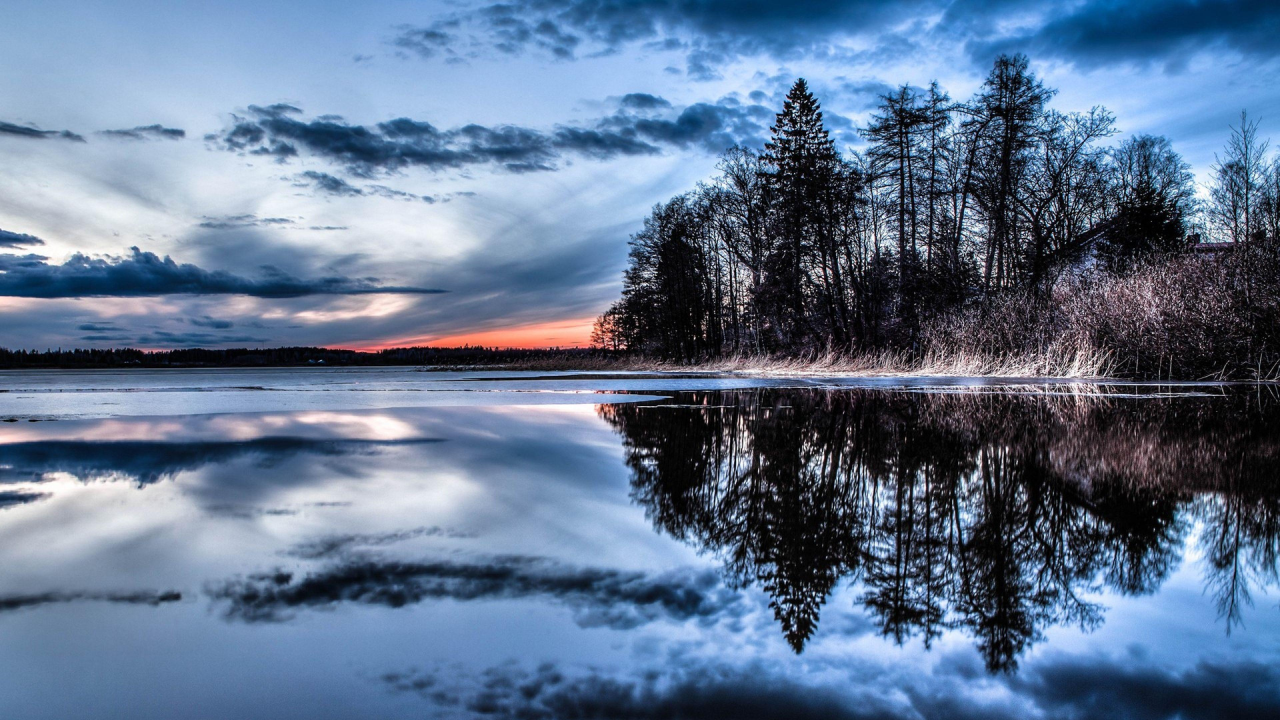
#> input picture mani2.jpg, 3840 x 2160 px (shown at 1/3 size)
$ jupyter execute 'Basics using skimages.ipynb'   (shell and % lines are left out)
#> lines starting #> are read from the running program, lines starting #| are printed output that depends on the picture
[cell 1]
from skimage import io
img = io.imread('mani2.jpg')
#> img is the input picture: shape (2160, 3840, 3); mean R, G, B 96.1, 116.6, 144.4
io.imshow(img)

[cell 2]
from skimage import io

# Read image
img = io.imread("mani2.jpg")

# Print image dimensions
print("Image Shape:", img.shape)
#| Image Shape: (2160, 3840, 3)

[cell 3]
from skimage import io

img = io.imread("mani2.jpg")

height = img.shape[0]
#> height = 2160
width = img.shape[1]
#> width = 3840
channels = img.shape[2]
#> channels = 3

print("Height =", height)
#| Height = 2160
print("Width =", width)
#| Width = 3840
print("Channels =", channels)
#| Channels = 3

[cell 4]
from skimage import io

img = io.imread("mani2.jpg")

print("Data Type:", img.dtype)
#| Data Type: uint8

[cell 5]
from skimage import io

img = io.imread("mani2.jpg")

# Pixel at row 100, column 100
print(img[100,100])
#| [137 172 210]

[cell 6]
from skimage import io

img = io.imread("mani2.jpg")

print("Total Pixels =", img.size)
#| Total Pixels = 24883200

[cell 7]
from skimage import io
import matplotlib.pyplot as plt

img = io.imread("mani2.jpg")

plt.imshow(img)
plt.title("Original Image")
plt.show()

[cell 8]
from skimage import io

img = io.imread("mani2.jpg")

# Crop region
crop = img[100:400, 100:400]
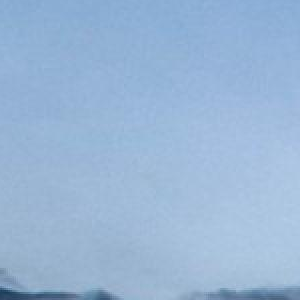
#> crop: shape (300, 300, 3); mean R, G, B 153.3, 182.2, 214

io.imshow(crop)
io.show()

[cell 9]
from skimage import io

img = io.imread("mani2.jpg")

red = img[:,:,0]
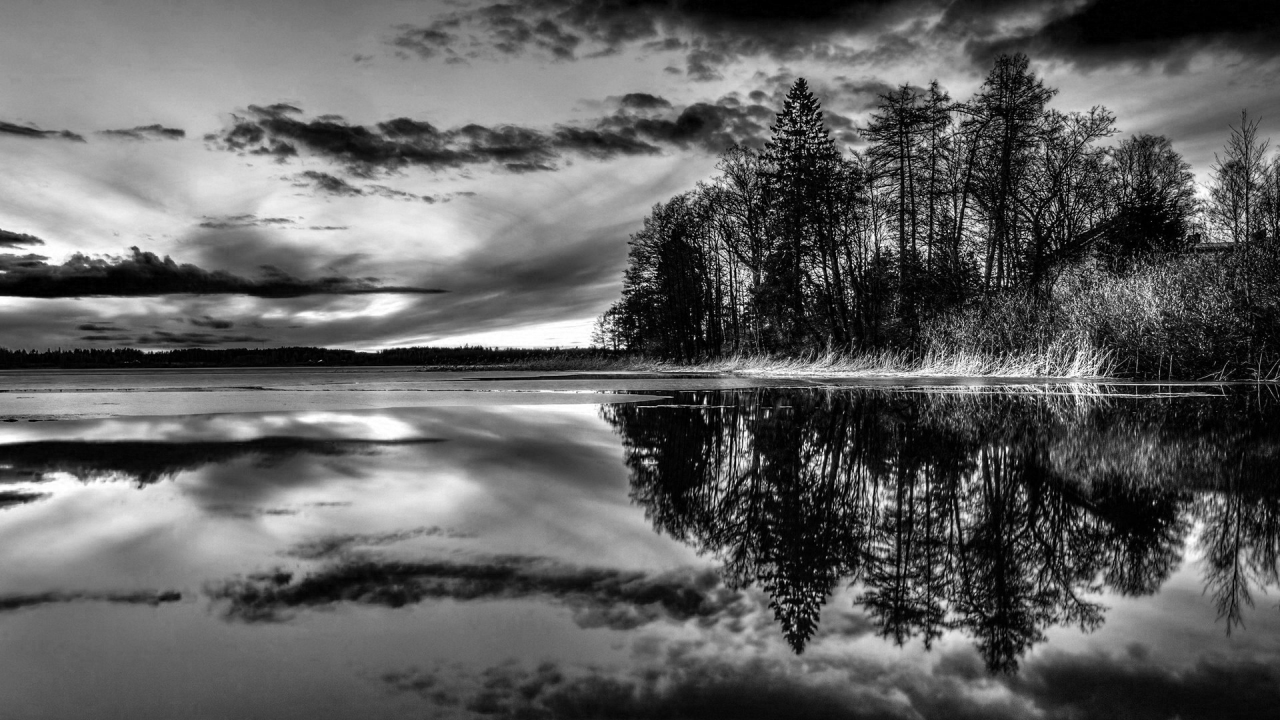
#> red: shape (2160, 3840) (shown at 1/3 size); min 0, max 255, mean 96.1

io.imshow(red)
io.show()

[cell 10]
from skimage import io

img = io.imread("mani2.jpg")

green = img[:,:,1]
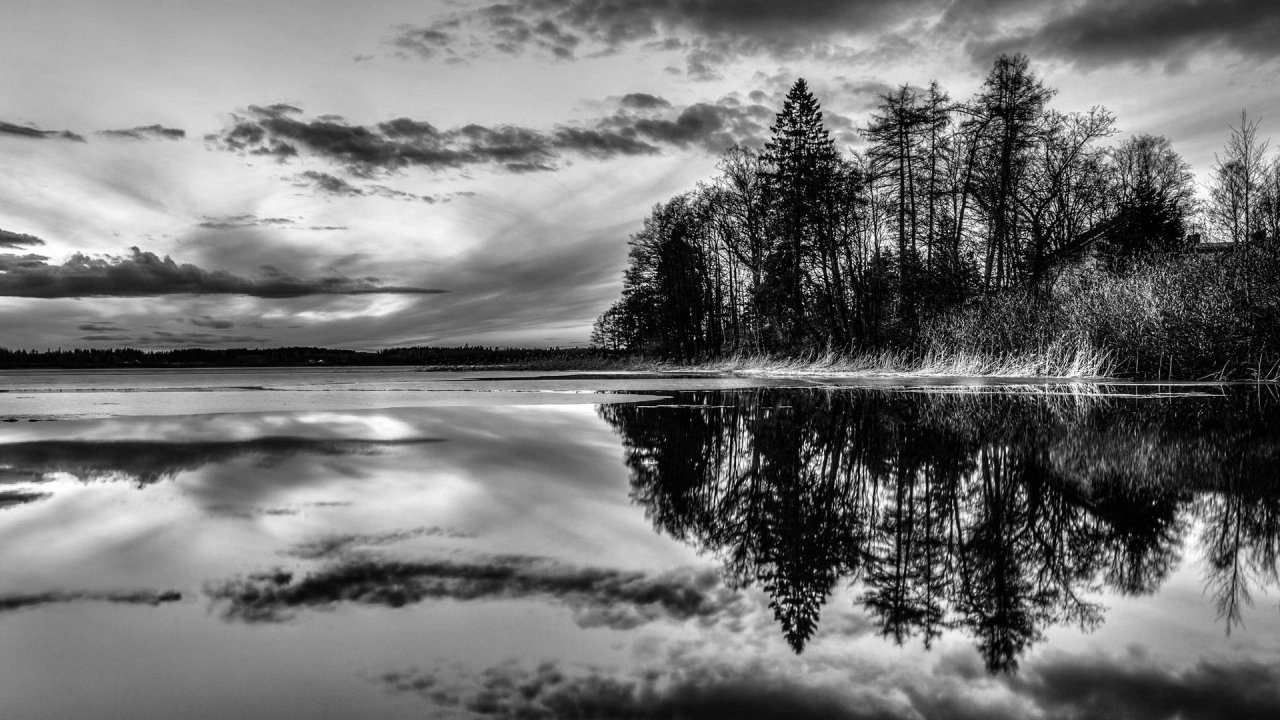
#> green: shape (2160, 3840) (shown at 1/3 size); min 0, max 255, mean 116.6

io.imshow(green)
io.show()

$ run again, with WhatsApp Image 2026-06-22 at 9.25.29 PM.jpeg copied over mani2.jpg
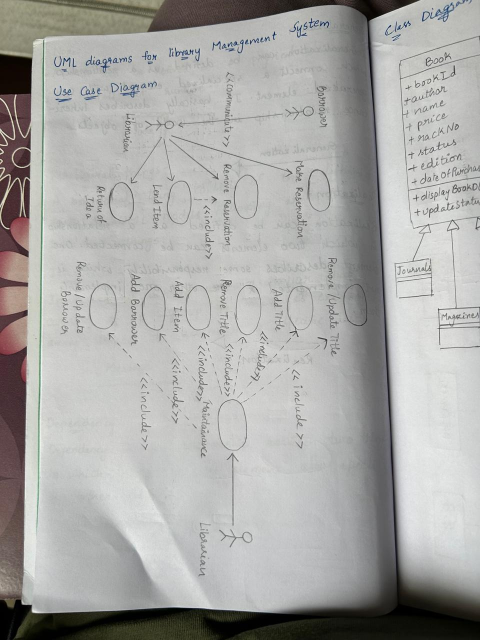
#> input picture WhatsApp Image 2026-06-22 at 9.25.29 PM.jpeg, 960 x 1280 px (shown at 1/2 size)
#> img is the input picture: shape (1280, 960, 3); mean R, G, B 168.8, 168.4, 166.1
#| Image Shape: (1280, 960, 3)
#| Height = 1280
#| Width = 960
#| Channels = 3
#| Data Type: uint8
#| [190 191 186]
#| Total Pixels = 3686400
#> `crop = img[100:400, 100:400]`:
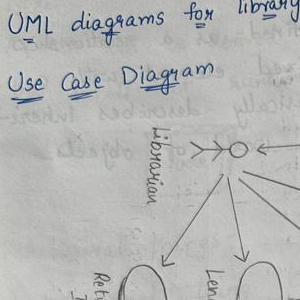
#> crop: shape (300, 300, 3); mean R, G, B 181.4, 182.2, 181.1
#> `green = img[:,:,1]`:
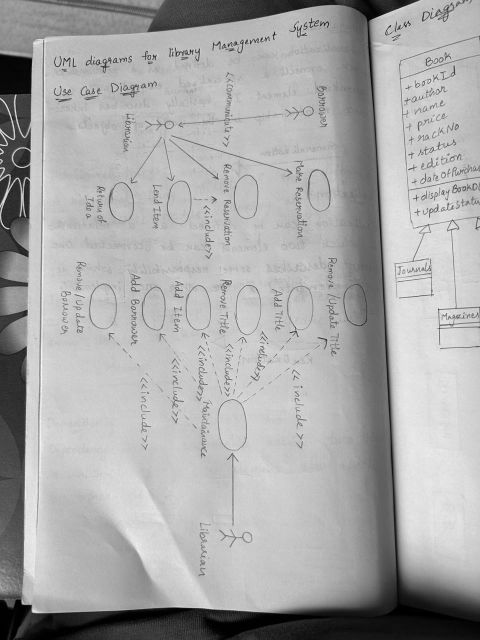
#> green: shape (1280, 960) (shown at 1/2 size); min 0, max 255, mean 168.4
